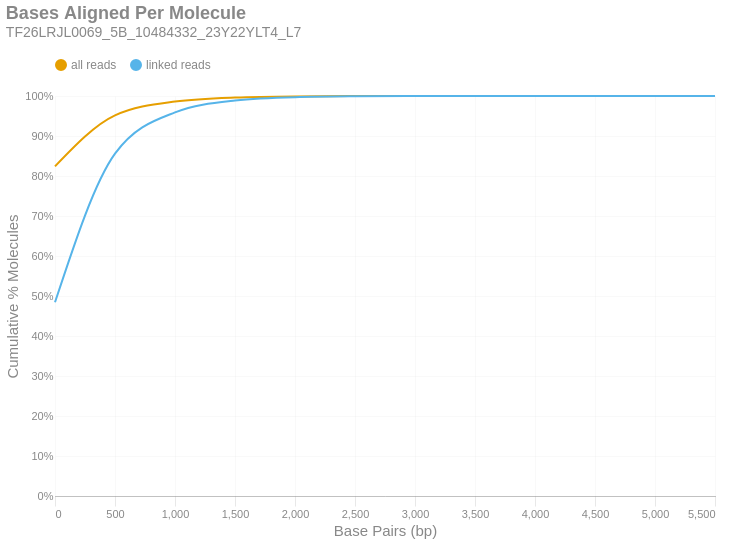

Here is the notebook cell this chart was saved with:
### Markdown cell above
### Bases Aligned Per Molecule
This is a cumulative frequency distribution showing the number of base pairs aligned per unique molecule. These data are shown in 500 bp bins. There are two distributions: one with `all reads` (yellow) and another with only `linked reads` (blue). The percent of molecules in the `linked reads` distribution is relative to the total number of linked molecules.

### Code cell
if SKIPLR:
    print_html(f"Skipped")
else:
    binned_df = consolidated_hist(valids['aligned_bp'], mask, 500, True)
    with SafeRender(binned_df):
        (
            density_plot(binned_df, 'Bases Aligned Per Molecule', samplename, 'basesper')
            .encode(
                x=alt.X('bin:Q', title="Base Pairs (bp)").axis(tickMinStep=500).scale(padding=0),
                y=alt.Y('value:Q', title='Cumulative % Molecules')
                    .axis(format='%')
                    .scale(domain = [0,1])
                    .stack(False),
                color=alt.Color("key:N").scale(domain = ["all reads", "linked reads"]),
                tooltip = [
                    alt.Tooltip("key:N", title = "Data Type"),
                    alt.Tooltip("range_label:N", title="Bases Aligned Per Molecule"),
                    alt.Tooltip("value:Q", format = ".2%", title="% Molecules (Cum.)")
                ]
            )
        ).display()

### Figure 1 — Vega-Lite specification as saved in the notebook (floating-point values rounded to 4 significant figures)
{"width": "container", "height": 400, "config": {"title": {"anchor": "start", "dy": -15, "fontSize": 18, "color": "#888888", "subtitleColor": "#888888", "subtitleFontSize": 14}, "arc": {"fill": "#0072B2"}, "axis": {"domainColor": "#888888", "domainWidth": 0.5, "gridWidth": 0.2, "grid": false, "titleFontWeight": 400, "titleFontSize": 15, "labelFontSize": 11, "labelColor": "#888888", "tickColor": "#888888", "tickWidth": 0.2, "titleColor": "#888888"}, "axisBand": {"grid": false}, "axisX": {"grid": true, "tickSize": 10, "domainCap": "round"}, "axisY": {"domain": false, "grid": true, "tickSize": 0, "domainCap": "round"}, "background": "transparent", "header": {"labelFontSize": 15, "labelColor": "#888888", "titleFontSize": 15, "titleFontWeight": 600, "titleColor": "#888888"}, "legend": {"labelFont": "sans-serif", "labelFontSize": 12, "labelColor": "#888888", "symbolSize": 100, "symbolType": "circle", "titleFontSize": 12, "titlePadding": 10, "titleColor": "#888888", "title": null, "orient": "top"}, "range": {"category": ["#E69F00", "#56B4E9", "#009E73", "#F0E442", "#0072B2", "#D55E00", "#CC79A7", "#000000"], "diverging": ["#cfe8f3", "#a2d4ec", "#73bfe2", "#46abdb", "#1696d2", "#12719e"]}, "area": {"fill": "#0072B2", "fillOpacity": 0.7, "line": true, "strokeOpacity": 0.7}, "line": {"color": "#0072B2", "stroke": "#0072B2", "strokeWidth": 2}, "trail": {"color": "#0072B2", "stroke": "#0072B2", "strokeWidth": 0, "size": 1}, "point": {"filled": true, "fillOpacity": 1.0, "size": 95}, "text": {"color": "#888888", "fontSize": 11, "align": "right", "fontWeight": 400, "size": 11}, "bar": {"fill": "#0072B2", "stroke": null}, "view": {"stroke": null, "continuousWidth": 660, "continuousHeight": 400}}, "data": {"name": "data-d92a88fd23a80b1a27ab23cd93d72819"}, "mark": {"type": "line", "interpolate": "monotone", "point": {"opacity": 0, "size": 275}}, "encoding": {"color": {"field": "key", "scale": {"domain": ["all reads", "linked reads"]}, "type": "nominal"}, "tooltip": [{"field": "key", "title": "Data Type", "type": "nominal"}, {"field": "range_label", "title": "Bases Aligned Per Molecule", "type": "nominal"}, {"field": "value", "format": ".2%", "title": "% Molecules (Cum.)", "type": "quantitative"}], "x": {"axis": {"tickMinStep": 500}, "field": "bin", "scale": {"padding": 0}, "title": "Base Pairs (bp)", "type": "quantitative"}, "y": {"axis": {"format": "%"}, "field": "value", "scale": {"domain": [0, 1]}, "stack": false, "title": "Cumulative % Molecules", "type": "quantitative"}}, "params": [{"name": "param_c36ac31b6afebe62", "select": {"type": "point", "fields": ["key"]}, "bind": "legend"}], "title": {"text": "Bases Aligned Per Molecule", "subtitle": "TF26LRJL0069_5B_10484332_23Y22YLT4_L7"}, "transform": [{"fold": ["all reads (cumsum)", "linked reads (cumsum)"]}, {"calculate": "replace(datum.key, ' (cumsum)', '')", "as": "key"}, {"filter": {"param": "param_c36ac31b6afebe62"}}], "usermeta": {"embedOptions": {"downloadFileName": "TF26LRJL0069_5B_10484332_23Y22YLT4_L7.basesper"}}, "$schema": "https://vega.github.io/schema/vega-lite/v6.4.1.json", "datasets": {"data-d92a88fd23a80b1a27ab23cd93d72819": [{"bin": "0.0", "interval": "0.0-500.0", "all reads": 0.8241, "linked reads": 0.4843, "all reads (cumsum)": 0.8241, "linked reads (cumsum)": 0.4843, "range_label": "0-499"}, {"bin": "500.0", "interval": "500.0-1000.0", "all reads": 0.1274, "linked reads": 0.3716, "all reads (cumsum)": 0.9515, "linked reads (cumsum)": 0.8559, "range_label": "500-999"}, {"bin": "1000.0", "interval": "1000.0-1500.0", "all reads": 0.03469, "linked reads": 0.1031, "all reads (cumsum)": 0.9862, "linked reads (cumsum)": 0.959, "range_label": "1000-1499"}, {"bin": "1500.0", "interval": "1500.0-2000.0", "all reads": 0.01002, "linked reads": 0.02979, "all reads (cumsum)": 0.9962, "linked reads (cumsum)": 0.9888, "range_label": "1500-1999"}, {"bin": "2000.0", "interval": "2000.0-2500.0", "all reads": 0.002815, "linked reads": 0.008374, "all reads (cumsum)": 0.9991, "linked reads (cumsum)": 0.9972, "range_label": "2000-2499"}, {"bin": "2500.0", "interval": "2500.0-3000.0", "all reads": 0.0006716, "linked reads": 0.001998, "all reads (cumsum)": 0.9997, "linked reads (cumsum)": 0.9992, "range_label": "2500-2999"}, {"bin": "3000.0", "interval": "3000.0-3500.0", "all reads": 0.0001937, "linked reads": 0.0005765, "all reads (cumsum)": 0.9999, "linked reads (cumsum)": 0.9997, "range_label": "3000-3499"}, {"bin": "3500.0", "interval": "3500.0-4000.0", "all reads": 5.949e-05, "linked reads": 0.000177, "all reads (cumsum)": 1.0, "linked reads (cumsum)": 0.9999, "range_label": "3500-3999"}, {"bin": "4000.0", "interval": "4000.0-4500.0", "all reads": 1.795e-05, "linked reads": 5.34e-05, "all reads (cumsum)": 1.0, "linked reads (cumsum)": 1.0, "range_label": "4000-4499"}, {"bin": "4500.0", "interval": "4500.0-5000.0", "all reads": 4.985e-06, "linked reads": 1.483e-05, "all reads (cumsum)": 1.0, "linked reads (cumsum)": 1.0, "range_label": "4500-4999"}, {"bin": "5000.0", "interval": "5000.0-5500.0", "all reads": 1.662e-06, "linked reads": 4.944e-06, "all reads (cumsum)": 1.0, "linked reads (cumsum)": 1.0, "range_label": "5000-5499"}, {"bin": "5500.0", "interval": "5500.0-6000.0", "all reads": 3.323e-07, "linked reads": 9.888e-07, "all reads (cumsum)": 1.0, "linked reads (cumsum)": 1.0, "range_label": "5500-5999"}]}}
